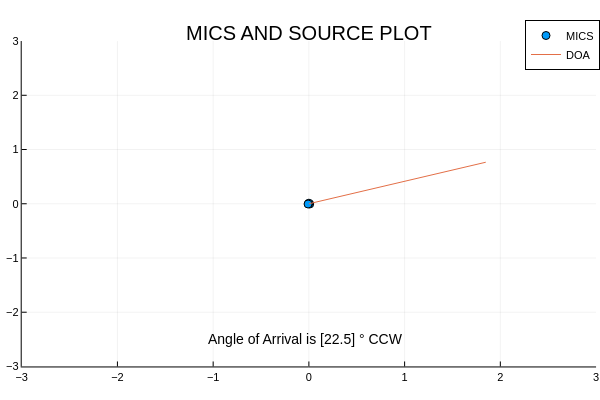

Here is the notebook cell this chart was saved with:
### Code cell
plotly()

srcDOA = [zeros(SRCDOA_POINTS) for _ in 1:2]
for i in 1:SRCDOA_POINTS
    r = i-1
    srcDOA[1][i] = r*cos.(DOA[1]*(pi/180))
    srcDOA[2][i] = r*sin.(DOA[1]*(pi/180))
end

scatter(mic[1], mic[2], xlims=(-3, 3), ylims=(-3, 3), title="MICS AND SOURCE PLOT", label = "MICS")
plot!(srcDOA[1], srcDOA[2], label = "DOA")
aoa = text("Angle of Arrival is $DOA ° CCW", :black, :right, 10)
annotate!(1, -2.5, aoa)

### Figure 1 — Plotly figure (JSON) as saved in the notebook; plotly's stock layout.template omitted (floating-point values rounded to 4 significant figures)
{"data": [{"colorbar": {"len": 0.9039, "title": "", "x": 0.9934, "y": 0.4896}, "legendgroup": "MICS", "marker": {"color": "rgba(0, 154, 250, 1.000)", "line": {"color": "rgba(0, 0, 0, 1.000)", "width": 1}, "size": 8, "symbol": "circle"}, "mode": "markers", "name": "MICS", "showlegend": true, "type": "scatter", "x": [0.0085, 0, -0.0085], "xaxis": "x", "y": [-0.004907, 0.009815, -0.004907], "yaxis": "y"}, {"colorbar": {"len": 0.9039, "title": "", "x": 0.9934, "y": 0.4896}, "legendgroup": "DOA", "line": {"color": "rgba(227, 111, 71, 1.000)", "dash": "solid", "shape": "linear", "width": 1}, "mode": "lines", "name": "DOA", "showlegend": true, "type": "scatter", "x": [0, 0.9239, 1.848], "xaxis": "x", "y": [0, 0.3827, 0.7654], "yaxis": "y"}], "layout": {"annotations": [{"font": {"color": "rgba(0, 0, 0, 1.000)", "family": "sans-serif", "size": 20}, "rotation": 0, "showarrow": false, "text": "MICS AND SOURCE PLOT", "x": 0.5148, "xanchor": "center", "xref": "paper", "y": 1, "yanchor": "top", "yref": "paper"}, {"font": {"color": "rgba(0, 0, 0, 1.000)", "family": "sans-serif", "size": 14}, "rotation": 0, "showarrow": false, "text": "Angle of Arrival is [22.5] ° CCW", "x": 1, "xanchor": "right", "xref": "x", "y": -2.5, "yanchor": "middle", "yref": "y"}], "height": 400, "legend": {"bgcolor": "rgba(255, 255, 255, 1.000)", "bordercolor": "rgba(0, 0, 0, 1.000)", "borderwidth": 1, "font": {"color": "rgba(0, 0, 0, 1.000)", "family": "sans-serif", "size": 11}, "title": {"font": {"color": "rgba(0, 0, 0, 1.000)", "family": "sans-serif", "size": 15}, "text": ""}, "tracegroupgap": 0, "traceorder": "normal", "x": 1, "xanchor": "auto", "y": 1, "yanchor": "auto"}, "margin": {"b": 20, "l": 0, "r": 0, "t": 20}, "paper_bgcolor": "rgba(255, 255, 255, 1.000)", "plot_bgcolor": "rgba(255, 255, 255, 1.000)", "showlegend": true, "width": 600, "xaxis": {"anchor": "y", "domain": [0.03619, 0.9934], "gridcolor": "rgba(0, 0, 0, 0.100)", "gridwidth": 0.5, "linecolor": "rgba(0, 0, 0, 1.000)", "mirror": false, "range": [-3, 3], "showgrid": true, "showline": true, "showticklabels": true, "tickangle": 0, "tickcolor": "rgb(0, 0, 0)", "tickfont": {"color": "rgba(0, 0, 0, 1.000)", "family": "sans-serif", "size": 11}, "tickmode": "array", "ticks": "inside", "ticktext": ["−3", "−2", "−1", "0", "1", "2", "3"], "tickvals": [-3, -2, -1, 0, 1, 2, 3], "title": "", "titlefont": {"color": "rgba(0, 0, 0, 1.000)", "family": "sans-serif", "size": 15}, "type": "-", "visible": true, "zeroline": false, "zerolinecolor": "rgba(0, 0, 0, 1.000)"}, "yaxis": {"anchor": "x", "domain": [0.03762, 0.9415], "gridcolor": "rgba(0, 0, 0, 0.100)", "gridwidth": 0.5, "linecolor": "rgba(0, 0, 0, 1.000)", "mirror": false, "range": [-3, 3], "showgrid": true, "showline": true, "showticklabels": true, "tickangle": 0, "tickcolor": "rgb(0, 0, 0)", "tickfont": {"color": "rgba(0, 0, 0, 1.000)", "family": "sans-serif", "size": 11}, "tickmode": "array", "ticks": "inside", "ticktext": ["−3", "−2", "−1", "0", "1", "2", "3"], "tickvals": [-3, -2, -1, 0, 1, 2, 3], "title": "", "titlefont": {"color": "rgba(0, 0, 0, 1.000)", "family": "sans-serif", "size": 15}, "type": "-", "visible": true, "zeroline": false, "zerolinecolor": "rgba(0, 0, 0, 1.000)"}}}
